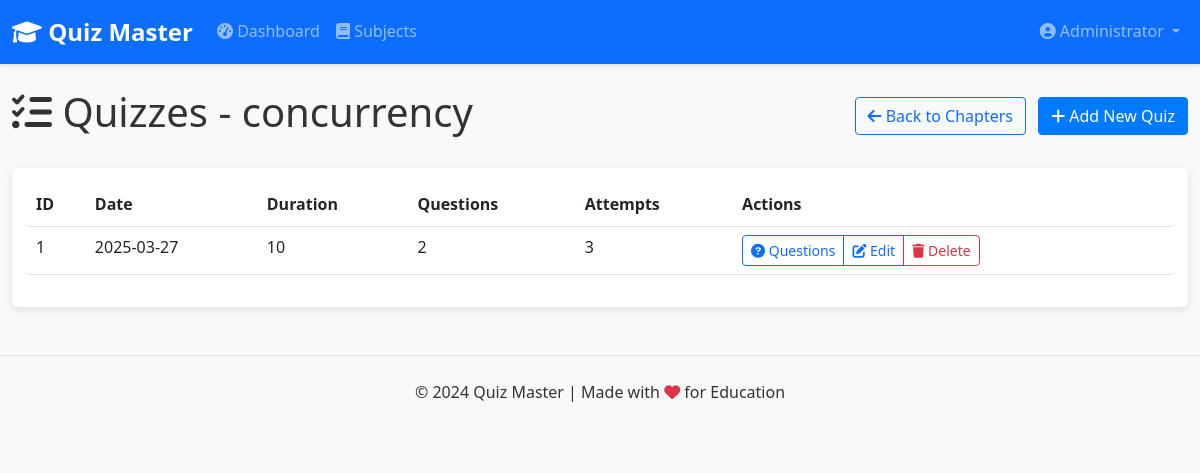
/admin/chapters/1/quizzes (signed in), run on the app's committed database.
### models/user.py (models this page shows, shortened)
class User(db.Model, UserMixin):
    __tablename__ = 'users'
    id = db.Column(db.Integer, primary_key=True)
    username = db.Column(db.String(100), unique=True, nullable=False)
    password = db.Column(db.String(200), nullable=False)
    full_name = db.Column(db.String(100), nullable=False)
    qualification = db.Column(db.String(100))
    dob = db.Column(db.Date)
    role = db.Column(db.String(10), default='user')
    scores = db.relationship('Score', backref='user', lazy=True)
    def is_admin(self):
        return self.role == 'admin'

### models/chapter.py (models this page shows, shortened)
class Chapter(db.Model):
    __tablename__ = 'chapters'
    id = db.Column(db.Integer, primary_key=True)
    name = db.Column(db.String(100), nullable=False)
    description = db.Column(db.Text)
    subject_id = db.Column(db.Integer, db.ForeignKey('subjects.id'), nullable=False)
    quizzes = db.relationship('Quiz', backref='chapter', lazy=True, cascade='all, delete-orphan')
    __table_args__ = (db.UniqueConstraint('name', 'subject_id', name='unique_chapter_per_subject'),)

### models/quiz.py (models this page shows, shortened)
class Quiz(db.Model):
    __tablename__ = 'quizzes'
    id = db.Column(db.Integer, primary_key=True)
    chapter_id = db.Column(db.Integer, db.ForeignKey('chapters.id'), nullable=False)
    date_of_quiz = db.Column(db.Date, nullable=False, default=datetime.utcnow)
    time_duration = db.Column(db.String(50), nullable=False)
    remarks = db.Column(db.Text)
    questions = db.relationship('Question', backref='quiz', lazy=True, cascade='all, delete-orphan')
    scores = db.relationship('Score', backref='quiz', lazy=True, cascade='all, delete-orphan')

### controllers/admin.py (the view)
@admin_bp.route('/chapters/<int:chapter_id>/quizzes')
@login_required
@admin_required
def quizzes(chapter_id):
    chapter = Chapter.query.get_or_404(chapter_id)
    quizzes = Quiz.query.filter_by(chapter_id=chapter_id).all()
    return render_template('admin/quizzes/index.html',
                          chapter=chapter,
                          quizzes=quizzes,
                          title=f'Quizzes - {chapter.name}')

### controllers/admin.py (called while the page is built)
def admin_required(f):
    @wraps(f)
    def decorated_function(*args, **kwargs):
        if not current_user.is_authenticated or not current_user.is_admin():
            flash('You need admin privileges to access this page.', 'danger')
            return redirect(url_for('auth.login'))
        return f(*args, **kwargs)
    return decorated_function

### templates/admin/quizzes/index.html (shortened to what this page needs)
{% extends 'layout.html' %}
{% block content %}
<div class="d-flex justify-content-between align-items-center mb-4">
    <h1 class="display-6">
        <i class="fas fa-tasks"></i> Quizzes - {{ chapter.name }}
    </h1>
    <div>
        <a href="{{ url_for('admin.chapters', subject_id=chapter.subject_id) }}" class="btn btn-outline-primary me-2">
            <i class="fas fa-arrow-left"></i> Back to Chapters
        </a>
        <a href="{{ url_for('admin.create_quiz', chapter_id=chapter.id) }}" class="btn btn-primary">
            <i class="fas fa-plus"></i> Add New Quiz
        </a>
    </div>
</div>
<div class="card">
    <div class="card-body">
        {% if quizzes %}
        <div class="table-responsive">
            <table class="table table-hover">
                <thead>
                    <tr>
                        <th>ID</th>
                        <th>Date</th>
                        <th>Duration</th>
                        <th>Questions</th>
                        <th>Attempts</th>
                        <th>Actions</th>
                    </tr>
                </thead>
                <tbody>
                    {% for quiz in quizzes %}
                    <tr>
                        <td>{{ quiz.id }}</td>
                        <td>{{ quiz.date_of_quiz.strftime('%Y-%m-%d') }}</td>
                        <td>{{ quiz.time_duration }}</td>
                        <td>{{ quiz.questions|length }}</td>
                        <td>{{ quiz.scores|length }}</td>
                        <td>
                            <div class="btn-group" role="group">
                                <a href="{{ url_for('admin.questions', quiz_id=quiz.id) }}" class="btn btn-sm btn-outline-primary">
                                    <i class="fas fa-question-circle"></i> Questions
                                </a>
                                <a href="{{ url_for('admin.edit_quiz', quiz_id=quiz.id) }}" class="btn btn-sm btn-outline-primary">
                                    <i class="fas fa-edit"></i> Edit
                                </a>
                                <button type="button" class="btn btn-sm btn-outline-danger" data-bs-toggle="modal" data-bs-target="#deleteModal{{ quiz.id }}">
                                    <i class="fas fa-trash"></i> Delete
                                </button>
                            </div>
                        </td>
                    </tr>
                    {% endfor %}
                </tbody>
            </table>
        </div>
        {% endif %}
    </div>
</div>
{% endblock %}

### templates/layout.html (shortened to what this page needs)
<!DOCTYPE html>
<html lang="en">
<head>
    <link href="https://cdn.jsdelivr.net/npm/bootstrap@5.3.0-alpha1/dist/css/bootstrap.min.css" rel="stylesheet">
    <link rel="stylesheet" href="https://cdnjs.cloudflare.com/ajax/libs/font-awesome/6.0.0-beta3/css/all.min.css">
    <link rel="stylesheet" href="{{ url_for('static', filename='css/styles.css') }}">
</head>
<body>
    <nav class="navbar navbar-expand-lg navbar-dark bg-primary">
        <div class="container">
            <a class="navbar-brand" href="{{ url_for('index') }}">
                <i class="fas fa-graduation-cap"></i> Quiz Master
            </a>
            <div class="collapse navbar-collapse" id="navbarNav">
                <ul class="navbar-nav me-auto">
                    {% if current_user.is_authenticated %}
                        {% if current_user.is_admin() %}
                            <li class="nav-item">
                                <a class="nav-link" href="{{ url_for('admin.dashboard') }}">
                                    <i class="fas fa-tachometer-alt"></i> Dashboard
                                </a>
                            </li>
                            <li class="nav-item">
                                <a class="nav-link" href="{{ url_for('admin.subjects') }}">
                                    <i class="fas fa-book"></i> Subjects
                                </a>
                            </li>
                        {% endif %}
                    {% endif %}
                </ul>
                <ul class="navbar-nav">
                    {% if current_user.is_authenticated %}
                        <li class="nav-item dropdown">
                            <a class="nav-link dropdown-toggle" href="#" id="navbarDropdown" role="button" data-bs-toggle="dropdown">
                                <i class="fas fa-user-circle"></i> {{ current_user.full_name }}
                            </a>
                        </li>
                    {% endif %}
                </ul>
            </div>
        </div>
    </nav>
    <div class="container mt-4">
        {% block content %}{% endblock %}
    </div>
    <footer class="bg-light py-4 mt-5">
        <div class="container text-center">
            <p>&copy; 2024 Quiz Master | Made with <i class="fas fa-heart text-danger"></i> for Education</p>
        </div>
    </footer>
</body>
</html>

### static/css/styles.css (style rules this page uses)
body { font-family: 'Segoe UI', Tahoma, Geneva, Verdana, sans-serif; line-height: 1.6; color: #333; background-color: #f8f9fa; }
.container { max-width: 1200px; }
.navbar { box-shadow: 0 2px 4px rgba(0, 0, 0, 0.1); }
.navbar-brand { font-weight: bold; font-size: 1.5rem; }
.card { margin-bottom: 20px; border: none; box-shadow: 0 3px 10px rgba(0, 0, 0, 0.1); transition: transform 0.3s; }
.btn { border-radius: 4px; }
.btn-primary { background-color: #007bff; border-color: #007bff; }
footer { margin-top: 50px; padding: 20px 0; background-color: #f8f9fa; border-top: 1px solid #dee2e6; }

### data on the page
User: full_name "Administrator"
Chapter: name "concurrency"
Quiz: id "1", date_of_quiz "2025-03-27", time_duration "10", questions|length "2", scores|length "3"
